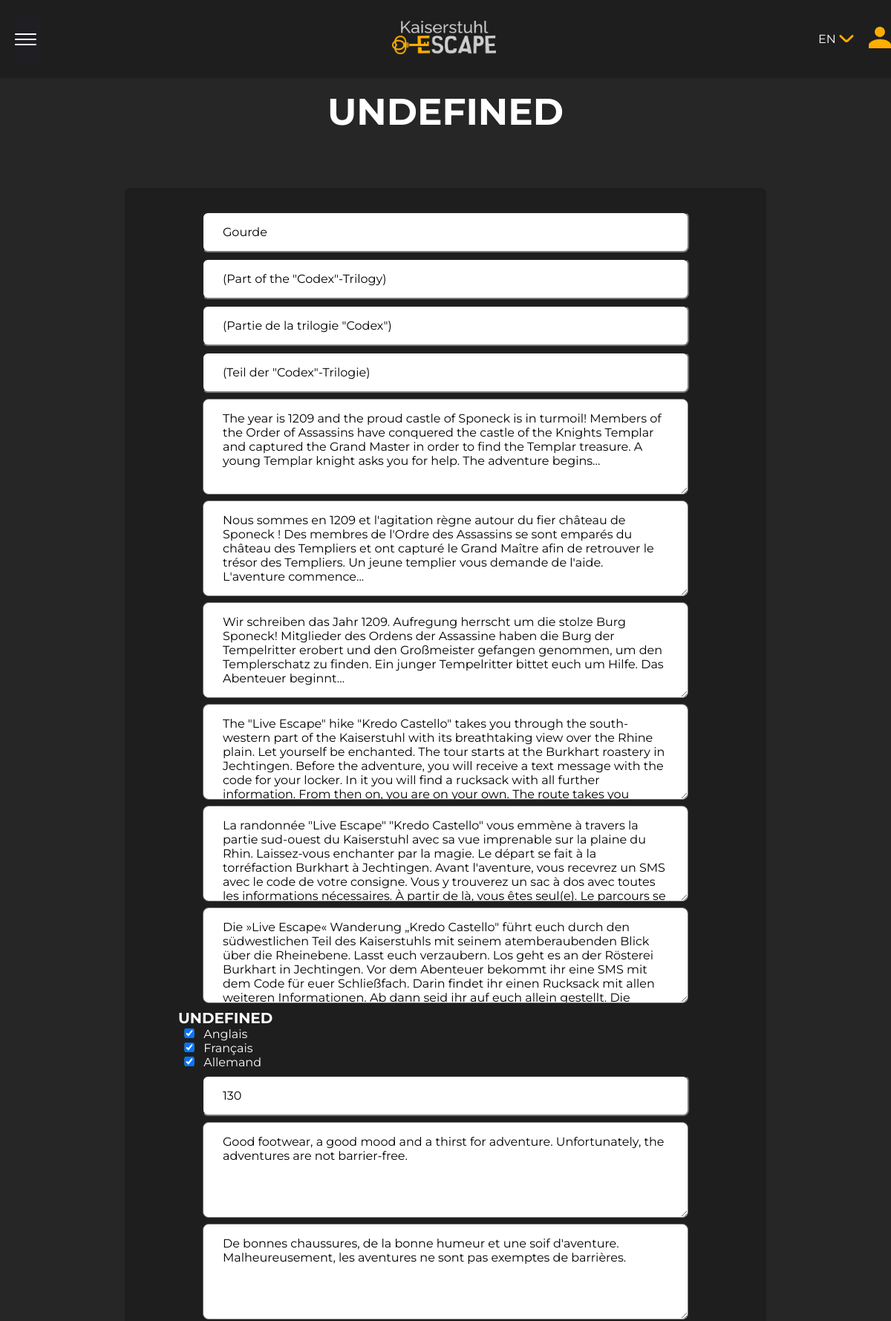
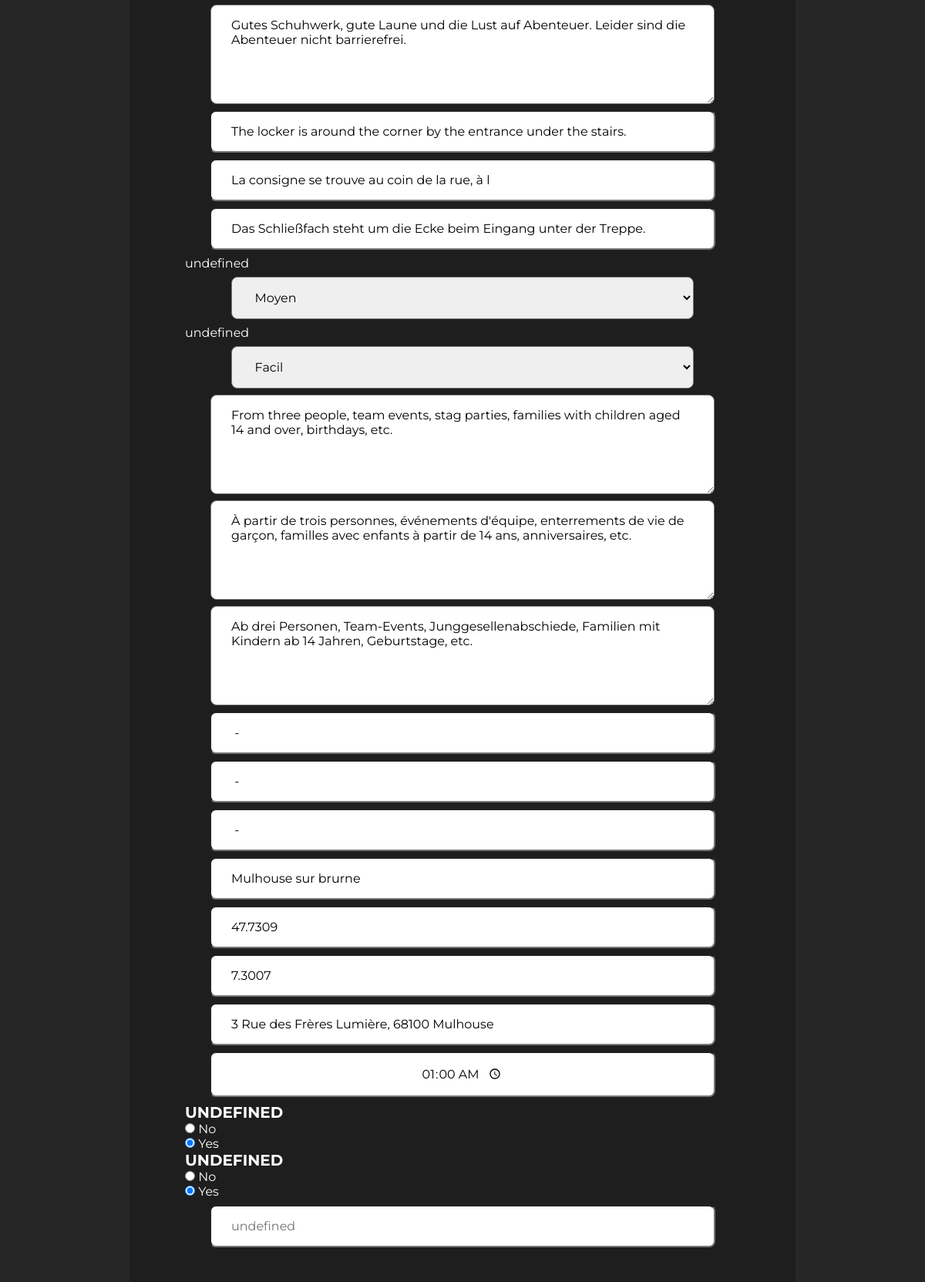
/index.php?action=aventureAdmin&id_aventure=3 (signed in, upper part), run on an earlier commit of the app's database (2 pictures, top to bottom).
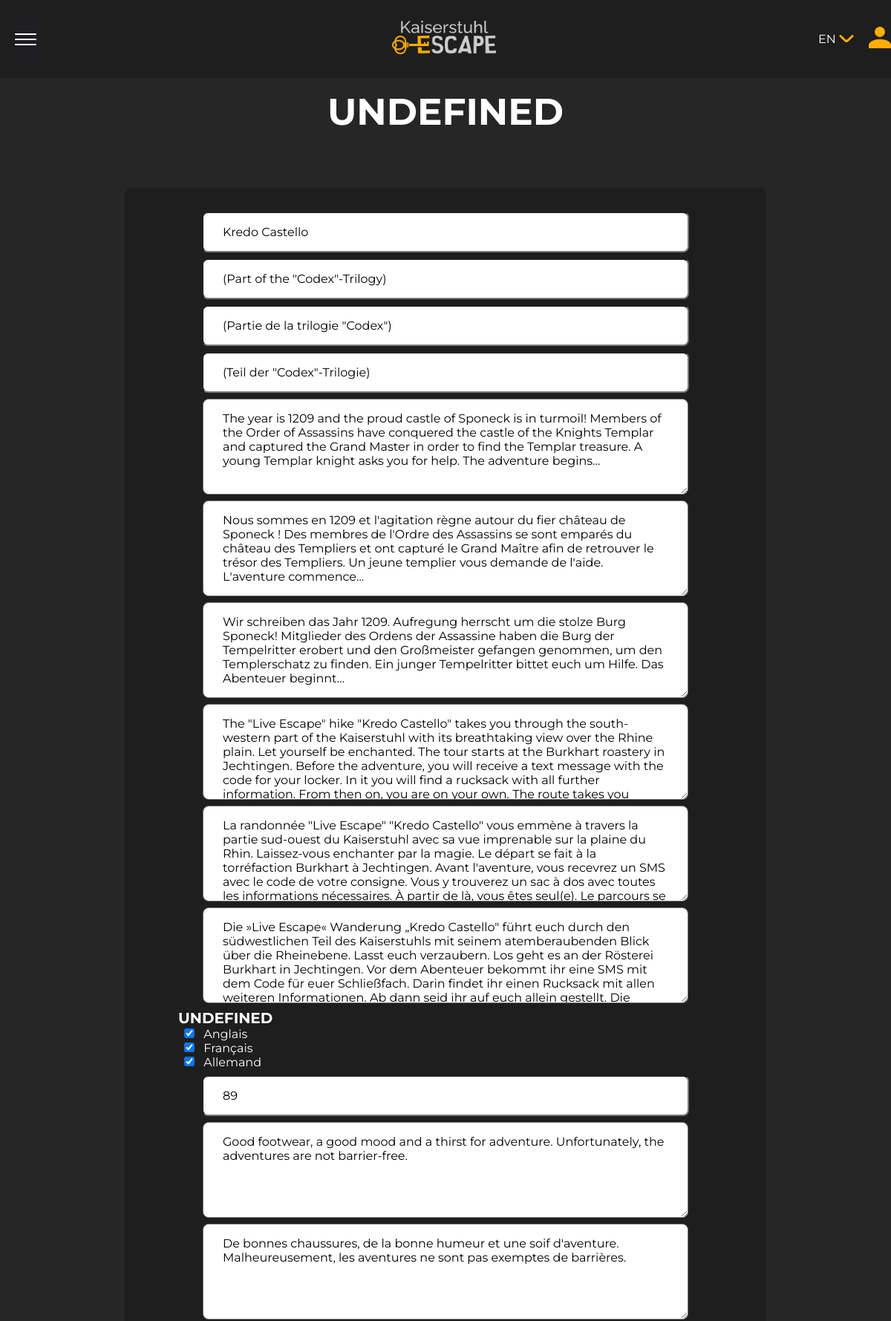
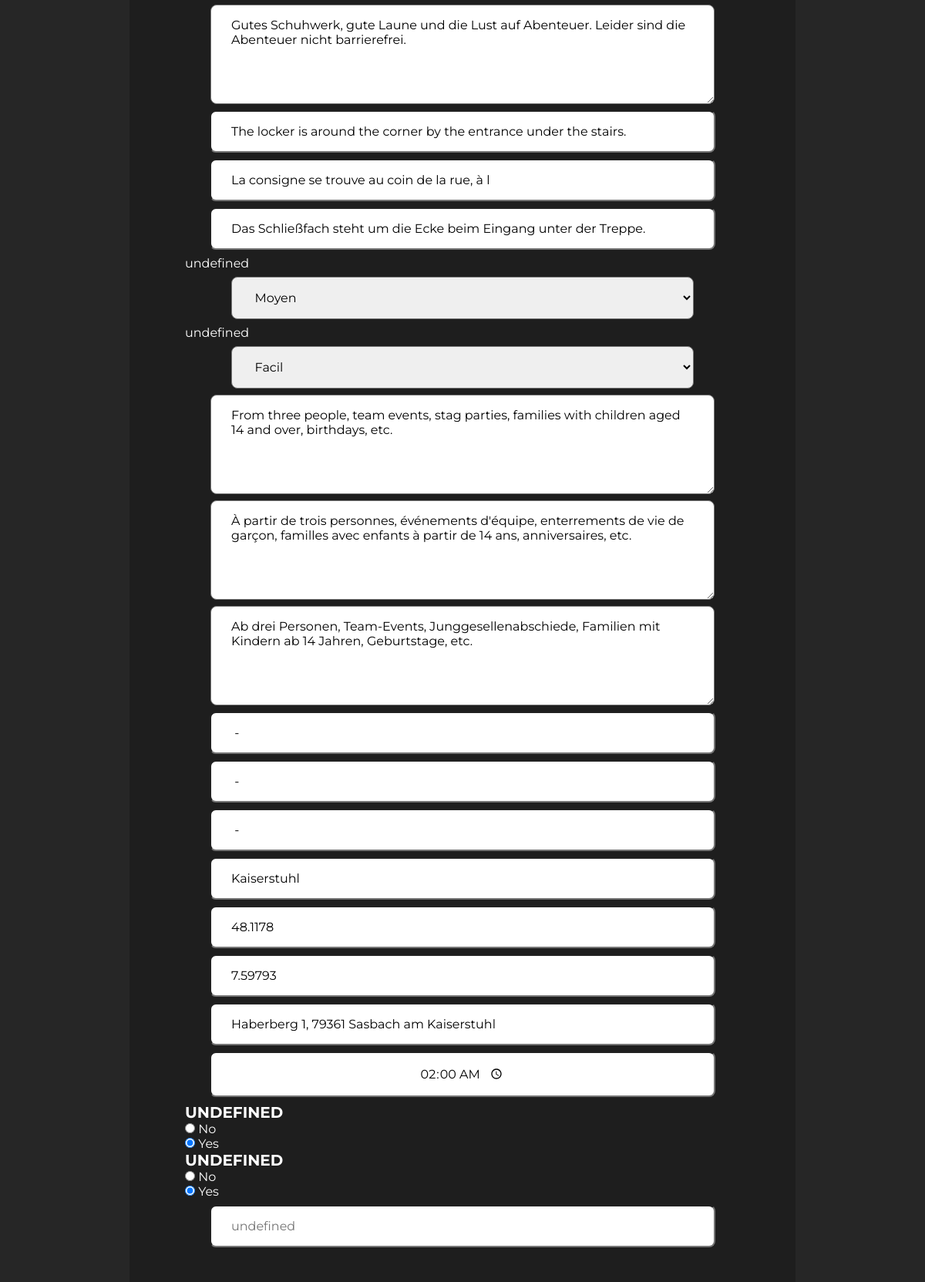
And on a later commit of the database (2 pictures, top to bottom).
### tables this page shows
CREATE TABLE `escape_game` (
  `id_game` int(11) NOT NULL,
  `nom` text NOT NULL,
  `localisation` text NOT NULL,
  `adresse` text NOT NULL,
  `prix` decimal(10,0) NOT NULL,
  `duree` time NOT NULL,
  `parking` tinyint(1) NOT NULL,
  `accebilite` tinyint(1) NOT NULL,
  `latitude` float NOT NULL,
  `longitude` float NOT NULL,
  `linkYTB` text NOT NULL
);

### includes/default_config.php (called while the page is built, shortened)
<?php
$Conf = new stdClass();
$Conf->DBHost = Config::$DBHost ?? "localhost";
$Conf->DBName = Config::$DBName ?? "mydatabase";
$Conf->DBUser = Config::$DBUser ?? "root";
$Conf->DBPwd = Config::$DBPwd ?? "root";

### vue/vue.class.php (called while the page is built, shortened)
<?php
require_once "includes/default_config.php";
class vue
{
  private $fichierVue;
  public function __construct($action)
  {
    $this->fichierVue = "vue/vue" . $action . ".php";
  }
  public function afficher($data)
  {
    require $this->fichierVue;
    require "gabarit.php";
  }
}

### index.php (called while the page is built, shortened)
<?php
$routeur = new Routeur();
$routeur->routerRequete();

### modele/database.class.php (called while the page is built, shortened)
<?php
require_once "includes/default_config.php";
abstract class database {
  private $bdd;
  protected function execReqPrep($req, $data) {
    $reponse = $this->connexionBDD()->prepare($req);
    if($reponse->execute($data)) {
      $resultat = $reponse->fetchAll(PDO::FETCH_ASSOC);
      if(!empty($resultat))
      return $resultat;
    else
      return $reponse->rowCount();
    }
    return FALSE;
   }
  private function connexionBDD() {
    global $Conf;
    if (!isset($this->bdd))
      try {
        $options=array(PDO::MYSQL_ATTR_INIT_COMMAND => "SET NAMES utf8");
        $this->bdd = new PDO('mysql:host='.$Conf->DBHost.';dbname='.$Conf->DBName,$Conf->DBUser,$Conf->DBPwd, $options);
      }
      catch(Exception $err) {
        throw new Exception("Connexion à la BDD");
      }
    return $this->bdd;
  }
}

### modele/aventure.class.php (called while the page is built, shortened)
<?php
require_once "modele/database.class.php";
class aventure extends database
{
  public function getAventure($idEscape)
  {
    $req = "SELECT id_game, nom, localisation, latitude, longitude , linkYTB,adresse, prix,  DATE_FORMAT(duree, '%H:%i') AS duree, parking, accebilite FROM `escape_game`  WHERE id_game=?";
    $resultat = $this->execReqPrep($req, array($idEscape));
    if (isset($resultat[0])) {
    $photo = new Photo();
    $resultat[0]['chemin_photo_PP'] = $photo->getPPAventure($resultat[0]['id_game']);
    $resultat[0]['chemin_photos'] = $photo->getPhotosAventure($resultat[0]['id_game']);
    return $resultat[0];
  }
    else
      return FALSE;
  }
}

### includes/html/formulaire.class.php (the view, shortened to what the changed rows need)
<?php
class formulaire
{
    private $values;
    public function __construct($data = array())
    {
        $this->values = $data;
    }
    private function getValue($key)
    {
        return $this->values[$key] ?? "";
    }
    public function inputText($name, $label = '', $IsRequired = TRUE)
    {
        if ($IsRequired) return "<div><label><span></span><input type='text'  name = '" . $name . "' value='" . $this->getValue($name) . "' placeholder='" . $label . "'required> </label></div>";
        else return "<div><label><span></span><input type='text'  name = '" . $name . "' value='" . $this->getValue($name) . "' placeholder='" . $label . "'> </label></div>";
    }
    public function inputNum($name, $label = '', $IsRequired = TRUE)
    {
        if ($IsRequired) return "<div><label><span></span><input type='number'  name = '" . $name . "' value='" . $this->getValue($name) . "' placeholder='" . $label . "' required> </label></div>";
        else return "<div><label><span></span><input type='number'  name = '" . $name . "' value='" . $this->getValue($name) . "' placeholder='" . $label . "'> </label></div>";
    }
    public function inputLatitude($name, $label = '')
    {
        return "<div><label><span></span><input type='number'  name = '" . $name . "' value='" . $this->getValue($name) . "' placeholder='" . $label . "' min='-90' max='90' step='0.000001' required> </label></div>";
    }
    public function inputLongitude($name, $label = '')
    {
        return "<div><label><span></span><input type='number'  name = '" . $name . "' value='" . $this->getValue($name) . "' placeholder='" . $label . "' min='-180' max='180' step='0.000001' required> </label></div>";
    }
    public function inputTime($name, $label = '')
    {
        return "<div><label><span></span><input type='time'  name = '" . $name . "' value='" . $this->getValue($name) . "' placeholder='" . $label . "' step='60' required> </label></div>";
    }
}

What changed in the data, as far as the page shows it:
changed escape_game: nom "Gourde" → "Kredo Castello"; prix "130" → "89"; localisation "Mulhouse sur brurne" → "Kaiserstuhl"; latitude "47.7309" → "48.1178"; longitude "7.3007" → "7.59793"; adresse "3 Rue des Frères Lumière, 68100 Mulhouse" → "Haberberg 1, 79361 Sasbach am Kaiserstuhl"
Also different on the page:
form field duree: "01:00" → "02:00"
